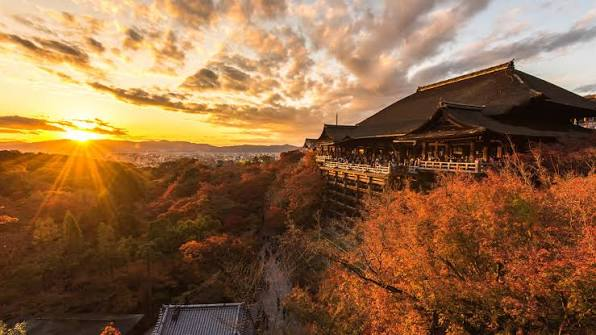
#> input picture task5/input.jpg, 596 x 335 px
$ jupyter execute task5_pillow.ipynb
#> lines starting #> are read from the running program, lines starting #| are printed output that depends on the picture
#### Задание 5: Обработка изображений с использованием Pillow

Выполнил : Ларюшкин К.А

Группа : 292605

[cell 1]
import logging
from PIL import Image


# Настройка логирования
logging.basicConfig(level=logging.INFO, format='%(levelname)s: %(message)s')

def resize_image():
    try:
        with Image.open('input.jpg') as img:
#> img is the input picture: PIL image 596x335 RGB; mean R, G, B 142.7, 103.4, 68.4
            img = img.resize((800, 600))
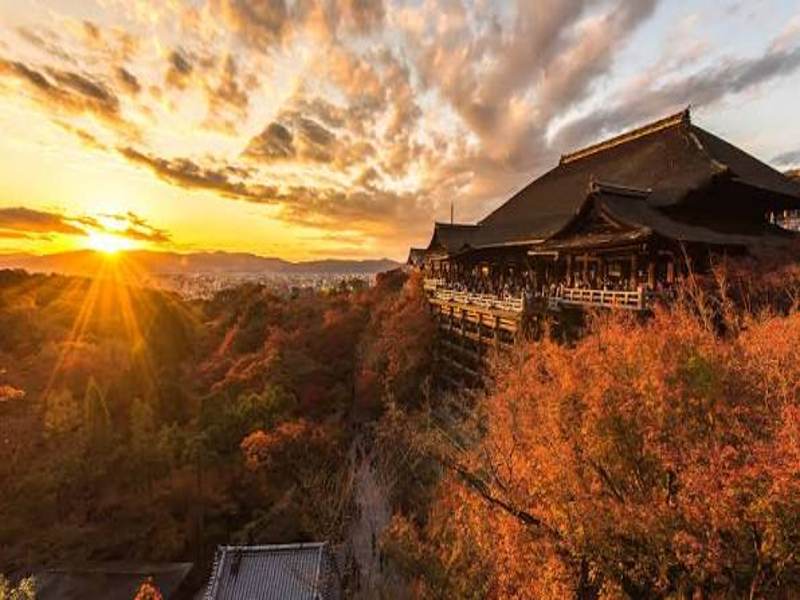
#> img: PIL image 800x600 RGB; mean R, G, B 142.7, 103.4, 68.5
            img.save('output.jpg')

        logging.info("Изображение успешно обработано и сохранено как output.jpg")
    except FileNotFoundError:
        logging.error("Файл input.jpg не найден. Положите картинку в папку с проектом.")
    except Exception as e:
        logging.error(f"Произошла ошибка: {e}")

if __name__ == "__main__":
    resize_image()
